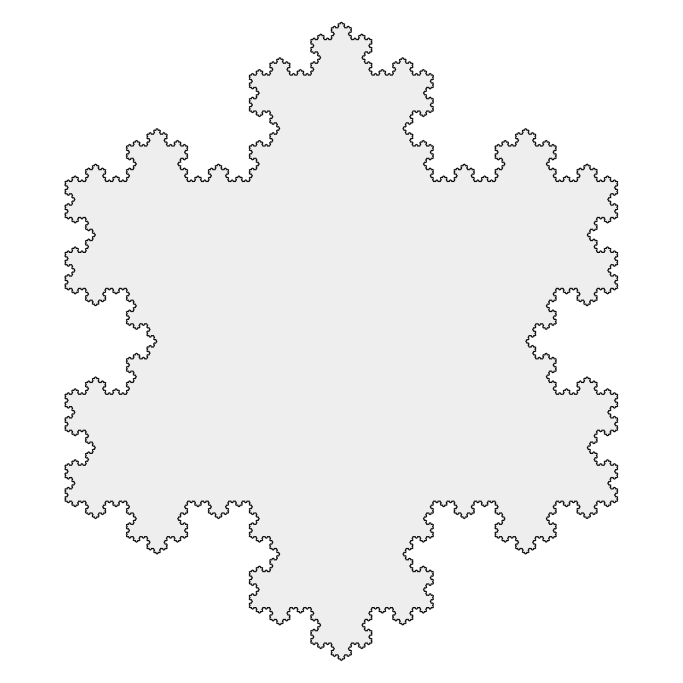
#> input picture SelfSimilarFractals/notUsed/koch.png, 2048 x 2048 px, found by its file name (shown at 1/3 size)
$ jupyter execute --allow-errors ImageResAdjuster.ipynb   (older library calls are emulated)
#> lines starting #> are read from the running program, lines starting #| are printed output that depends on the picture
[cell 1]
from PIL import Image
import cv2

[cell 2]
def image_res(file_path , resolution= 0.5):
    ROOT = "./SelfSimilarFractals/"
    old_path = ROOT + file_path
    new_path = ROOT + file_path[:-4]+ str(int(resolution* 100))+ file_path[-4:]

    dims = (cv2.imread(old_path, cv2.IMREAD_GRAYSCALE)).shape
    #dims = I.shape
    print(dims)
    new_dims = int(dims[0]*resolution), int(dims[1]*resolution)
    #new_dims = int(max(dims)*resolution) , int(max(dims)*resolution)
    print(new_dims)

    im = Image.open(old_path)
    im_resized = im.resize(new_dims, Image.ANTIALIAS)
    im_resized.save(new_path, "PNG")

#> (a cell that did not finish here is left out)

[cell 4]

# Open the image by specifying the image path.
image_path = "./SelfSimilarFractals/koch.png"
#> image_path = './SelfSimilarFractals/koch.png'
new_path = "./SelfSimilarFractals/koch50.png"
image_file = Image.open(image_path)
#> image_file is the input picture: PIL image 2048x2048 LA; mean R, G, B, A 106.3, 106.3, 106.3, 117.9

# the default
image_file.save("./SelfSimilarFractals/SierpinskiTriangle1.png", quality=1)

[cell 5]
size = 7016, 4961

[cell 6]
test = "sierp.png"

[cell 7]
test[:-4]+ "50"+ test[-4:]

[cell 8]
import cv2

[cell 9]
I = cv2.imread(image_path, cv2.IMREAD_GRAYSCALE)
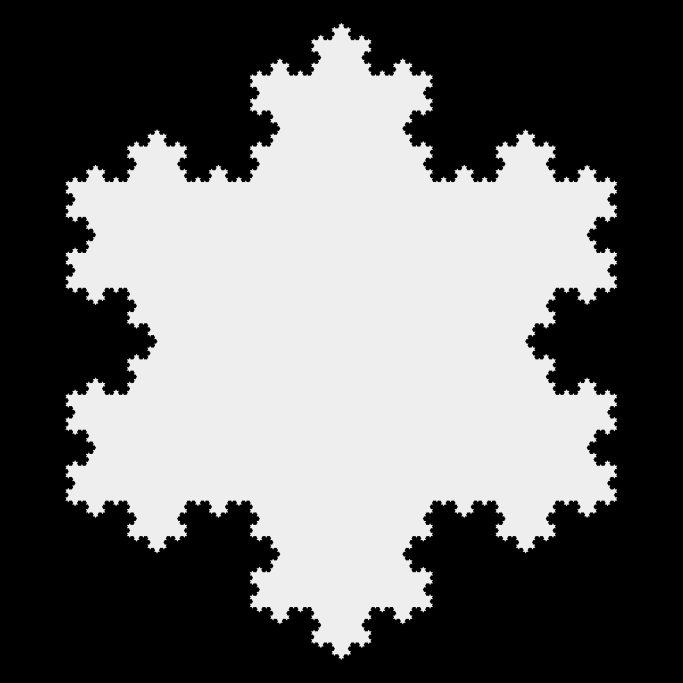
#> I: shape (2048, 2048) (shown at 1/3 size); min 0, max 238, mean 106.3
z = I.shape
#> z = (2048, 2048)

[cell 10]
res = 0.5

[cell 11]
int(z[0]*res), int(z[1]*res)
#> Out = (1024, 1024)

[cell 12]
2048/2

[cell 13]
1122/2

[cell 14]
size = 1024, 1024
im = Image.open(image_path)
im_resized = im.resize(size, Image.ANTIALIAS)
im_resized.save(new_path, "PNG")
